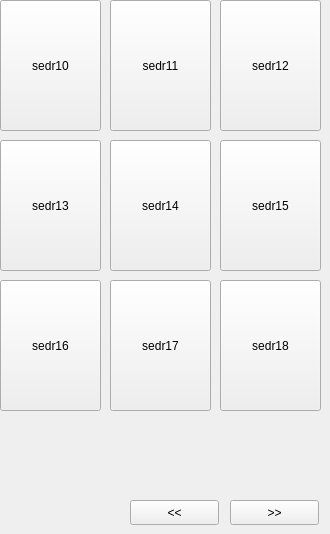
     <widget class="QWidget" name="page_23">
      <widget class="QPushButton" name="btn_sedr10">
       <property name="geometry">
        <rect>
         <x>0</x>
         <y>0</y>
         <width>101</width>
         <height>131</height>
        </rect>
       </property>
       <property name="text">
        <string>sedr10</string>
       </property>
      </widget>
      <widget class="QPushButton" name="btn_sedr11">
       <property name="geometry">
        <rect>
         <x>110</x>
         <y>0</y>
         <width>101</width>
         <height>131</height>
        </rect>
       </property>
       <property name="text">
        <string>sedr11</string>
       </property>
      </widget>
      <widget class="QPushButton" name="btn_sedr12">
       <property name="geometry">
        <rect>
         <x>220</x>
         <y>0</y>
         <width>101</width>
         <height>131</height>
        </rect>
       </property>
       <property name="text">
        <string>sedr12</string>
       </property>
      </widget>
      <widget class="QPushButton" name="btn_sedr13">
       <property name="geometry">
        <rect>
         <x>0</x>
         <y>140</y>
         <width>101</width>
         <height>131</height>
        </rect>
       </property>
       <property name="text">
        <string>sedr13</string>
       </property>
      </widget>
      <widget class="QPushButton" name="btn_sedr14">
       <property name="geometry">
        <rect>
         <x>110</x>
         <y>140</y>
         <width>101</width>
         <height>131</height>
        </rect>
       </property>
       <property name="text">
        <string>sedr14</string>
       </property>
      </widget>
      <widget class="QPushButton" name="btn_sedr15">
       <property name="geometry">
        <rect>
         <x>220</x>
         <y>140</y>
         <width>101</width>
         <height>131</height>
        </rect>
       </property>
       <property name="text">
        <string>sedr15</string>
       </property>
      </widget>
      <widget class="QPushButton" name="btn_sedr16">
       <property name="geometry">
        <rect>
         <x>0</x>
         <y>280</y>
         <width>101</width>
         <height>131</height>
        </rect>
       </property>
       <property name="text">
        <string>sedr16</string>
       </property>
      </widget>
      <widget class="QPushButton" name="btn_sedr17">
       <property name="geometry">
        <rect>
         <x>110</x>
         <y>280</y>
         <width>101</width>
         <height>131</height>
        </rect>
       </property>
       <property name="text">
        <string>sedr17</string>
       </property>
      </widget>
      <widget class="QPushButton" name="btn_sedr18">
       <property name="geometry">
        <rect>
         <x>220</x>
         <y>280</y>
         <width>101</width>
         <height>131</height>
        </rect>
       </property>
       <property name="text">
        <string>sedr18</string>
       </property>
      </widget>
      <widget class="QPushButton" name="btn_setdrinkinnext_2">
       <property name="geometry">
        <rect>
         <x>230</x>
         <y>500</y>
         <width>89</width>
         <height>25</height>
        </rect>
       </property>
       <property name="text">
        <string>&gt;&gt;</string>
       </property>
      </widget>
      <widget class="QPushButton" name="btn_setdrinkinpv_1">
       <property name="geometry">
        <rect>
         <x>130</x>
         <y>500</y>
         <width>89</width>
         <height>25</height>
        </rect>
       </property>
       <property name="text">
        <string>&lt;&lt;</string>
       </property>
      </widget>
     </widget>
